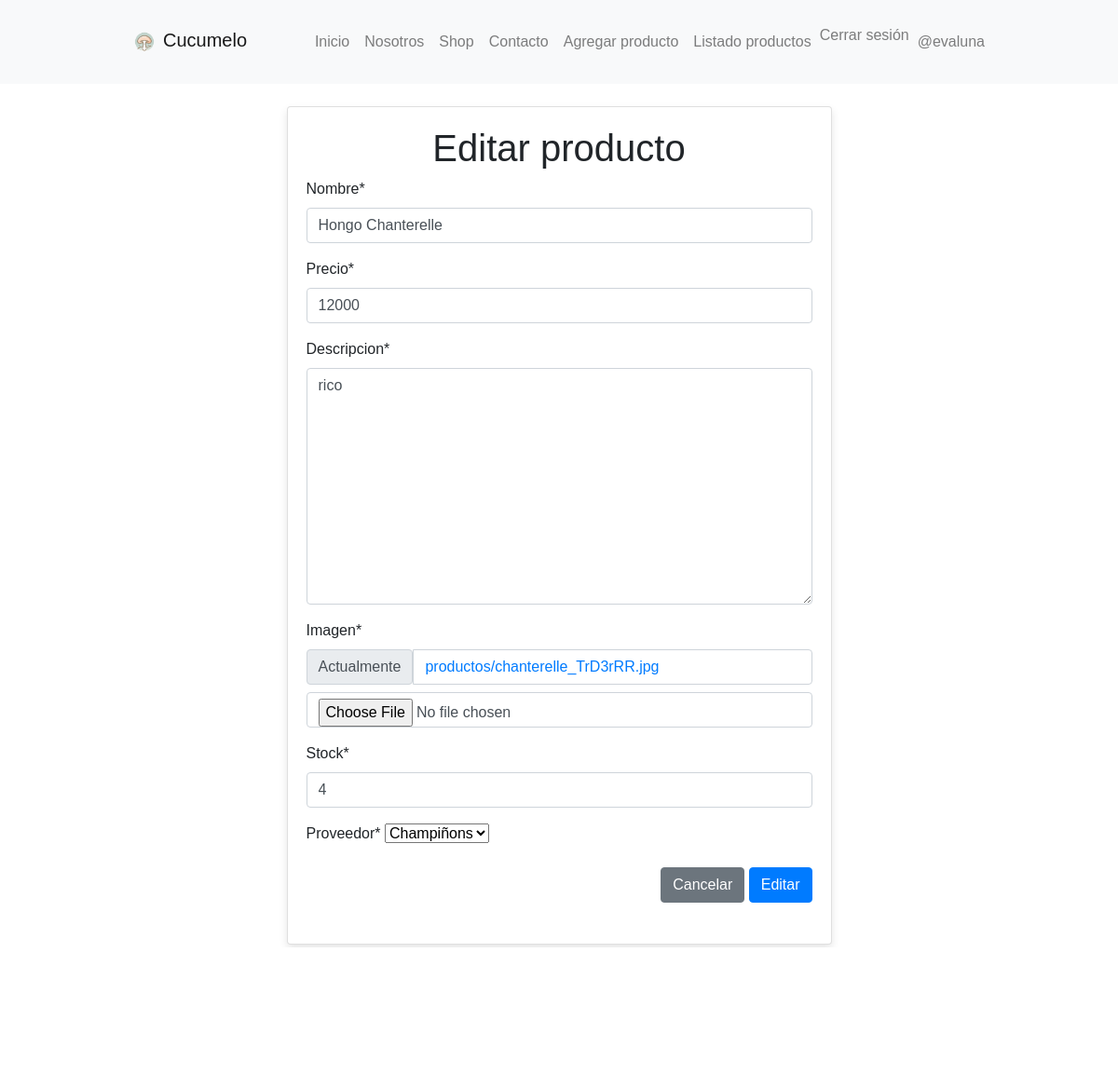
The page /modificar-producto/3/ (signed in) on the database its author committed.
### app/models.py (models this page shows, shortened)
class Producto (models.Model):
    nombre = models.CharField(max_length=50)
    precio = models.IntegerField()
    descripcion = models.TextField(max_length=100)
    imagen = models.ImageField(upload_to="productos", null=True)
    stock = models.IntegerField(default=0)
    proveedor = models.ForeignKey(Proveedor, on_delete=models.PROTECT)

class Proveedor (models.Model):
    nombre= models.CharField(max_length=50)
    def __str__(self):
        return  self.nombre

### app/views.py (the view, shortened to what this page needs)
# urls.py: path('modificar-producto/<id>/', modificar_producto, name="modificar_producto"),
def modificar_producto (request, id):
    producto = get_object_or_404 (Producto, id=id)
    data = {
            'form': ProductoForm(instance=producto)
    }
    return render (request, 'app/producto/modificar.html', data)

### app/forms.py
class ProductoForm(forms.ModelForm):
    class Meta:
        model = Producto
        fields = ['nombre', 'precio', 'descripcion', 'imagen', 'stock', 'proveedor']

### app/templates/app/producto/modificar.html (shortened to what this page needs)
{% extends 'app/base.html' %} {% block contenido %} {% load crispy_forms_tags %}
<div class="row mt-4">
  <div class="col-12 col-md-6 offset-md-3">
    <div class="card">
      <div class="card-body">
        <h1 class="text-center">Editar producto</h1>
        <form action="" method="post" enctype="multipart/form-data">
          {% csrf_token %} {{ form|crispy }}
          <div class="d-flex justify-content-end">
            <input type="reset" value="Cancelar" class="btn btn-secondary" />
            <input type="submit" value="Editar" class="btn btn-primary" />
          </div>
        </form>
      </div>
    </div>
  </div>
</div>
{% endblock %}

### app/templates/app/base.html (shortened to what this page needs)
<!DOCTYPE html>
<html lang="es">
  <head>
    {% load static %}
    <link
      href="https://stackpath.bootstrapcdn.com/bootstrap/4.5.2/css/bootstrap.min.css"
      rel="stylesheet"
    />
    <link rel="stylesheet" href="{% static 'app/css/style.css' %}" />
  </head>
  <body>
<nav class="navbar navbar-expand-lg navbar-light bg-light">
  <div class="container">
    <a class="navbar-brand" href="{% url 'home' %}">
      <img
        src="{% static 'app/img/logosinfondo.png' %}"
        alt="Logo"
        height="50"
      />Cucumelo
    </a>
    <div class="collapse navbar-collapse" id="navbarNav">
      <ul class="navbar-nav ml-auto">
        <li class="nav-item">
          <a class="nav-link" href="{% url 'home' %}">Inicio</a>
        </li>
        <li class="nav-item">
          <a class="nav-link" href="{% url 'somos' %}">Nosotros</a>
        </li>
        <li class="nav-item">
          <a class="nav-link" href="{% url 'shop' %}">Shop</a>
        </li>
        <li class="nav-item">
          <a class="nav-link" href="{% url 'contacto' %}">Contacto</a>
        </li>
        <li class="nav-item">
          <a class="nav-link" href="{% url 'agregar_producto' %}">Agregar producto</a>
        </li>
        <li class="nav-item">
          <a class="nav-link" href="{% url 'listar_productos' %}">Listado productos</a>
        </li>
        {% if user.is_authenticated %}
        <li class="nav-item">
          <form action="{% url 'logout' %}" method="post">
            <button type="submit" class="btn btn-link nav-link" style="padding: 0;">Cerrar sesión</button>
          </form>
        </li>
        <li class="nav-item">
          <a class="nav-link" href="#">@{{ user.username }}</a>
        </li>
        {% endif %}
      </ul>
    </div>
  </div>
</nav>
    <div id="contenido">{% block contenido %} {% endblock %}</div>
    <footer class="text-center mt-5 py-3">
      <p>&copy; 2024 Cucumelo</p>
    </footer>
  </body>
</html>

### app/Static/App/css/style.css (style rules this page uses)
body { font-family: Arial, sans-serif; margin: 0; padding: 0; }
.navbar { padding: 20px 0; background-color: #556B2F; }
.navbar-brand img { height: 40px; }
.navbar-nav .nav-link { padding: 0.5rem 1rem; }
.container { width: 80%; margin: 0 auto; }
.card { margin-bottom: 20px; box-shadow: 0 4px 8px rgba(0, 0, 0, 0.1); transition: box-shadow 0.3s ease-in-out; }
.btn-primary { background-color: #007bff; border-color: #007bff; }
footer { background-color: #3a4921; color: #ffffff; }

### rows shown on the page
Producto: nombre "Hongo Chanterelle", precio "12000", descripcion "rico", stock "4", proveedor "Champiñons"

### other values the page prints
{{ user.username }} "evaluna"
